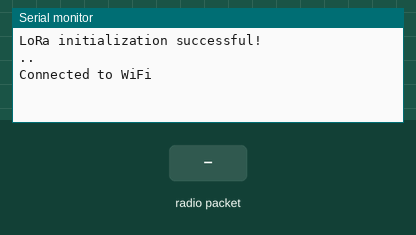
Simulated run of this sketch. Board: ESP32. Shown: the last lines printed to the serial monitor. The inputs (shaded band) are chosen by the test bench. WiFi joins after 1.5 s; servers stay silent unless stated; EEPROM starts erased; no radio packets arrive unless stated.

Above: at 3.2 s.
3.3 s: radio packet "1" arrives
At 7.8 s:
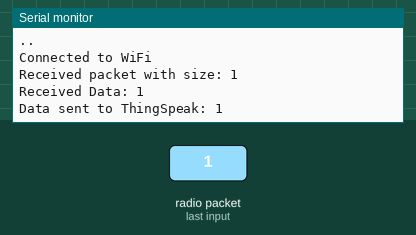
8.5 s: radio packet "0" arrives
At 12.53 s:
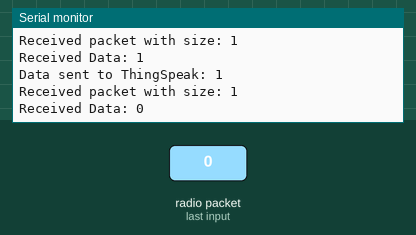

Measured:
- after the input at 3.3 s, the serial monitor: prints a new line after 3.7 s (image 1)
- after the input at 8.5 s, the serial monitor: prints a new line after 3.8 s (image 2)

The sketch:

EDAI_Reciever.ino
```cpp
#include <SPI.h>
#include <LoRa.h>
#include <WiFi.h>
#include <ThingSpeak.h>
#include <EEPROM.h>

#define SS 5
#define RST 14
#define DIO0 26


// Set your network credentials
const char* ssid = "realme 12 5G";
const char* password = "king..77";


const unsigned long channelID = 2652374;
const char* writeAPIKey = "IRTPWG5Y9XDPVLHV";

WiFiClient client;


float readCumulativePower() {
  float cumulativePower;
  EEPROM.get(0, cumulativePower);
  return cumulativePower;
}

void writeCumulativePower(float cumulativePower) {
  EEPROM.put(0, cumulativePower);
  EEPROM.commit();
}

void setup() {
  Serial.begin(9600);
  while (!Serial);


  LoRa.setPins(SS, RST, DIO0);
  if (!LoRa.begin(433E6)) {
    Serial.println("LoRa initialization failed!");
    while (1);
  }
  Serial.println("LoRa initialization successful!");


  WiFi.begin(ssid, password);
  while (WiFi.status() != WL_CONNECTED) {
    delay(1000);
    Serial.print(".");
  }
  Serial.println("\nConnected to WiFi");


  ThingSpeak.begin(client);

  EEPROM.begin(512);
}

void loop() {
  // Try to parse a packet
  int packetSize = LoRa.parsePacket();
  if (packetSize) {
    Serial.print("Received packet with size: ");
    Serial.println(packetSize);

    // Read packet
    String receivedData = "";
    while (LoRa.available()) {
      receivedData += (char)LoRa.read();
    }

    Serial.print("Received Data: ");
    Serial.println(receivedData);


    ThingSpeak.setField(1, receivedData);
    ThingSpeak.writeFields(channelID, writeAPIKey);

    Serial.print("Data sent to ThingSpeak: ");
    Serial.println(receivedData);
  }

  delay(5000);
}
```
